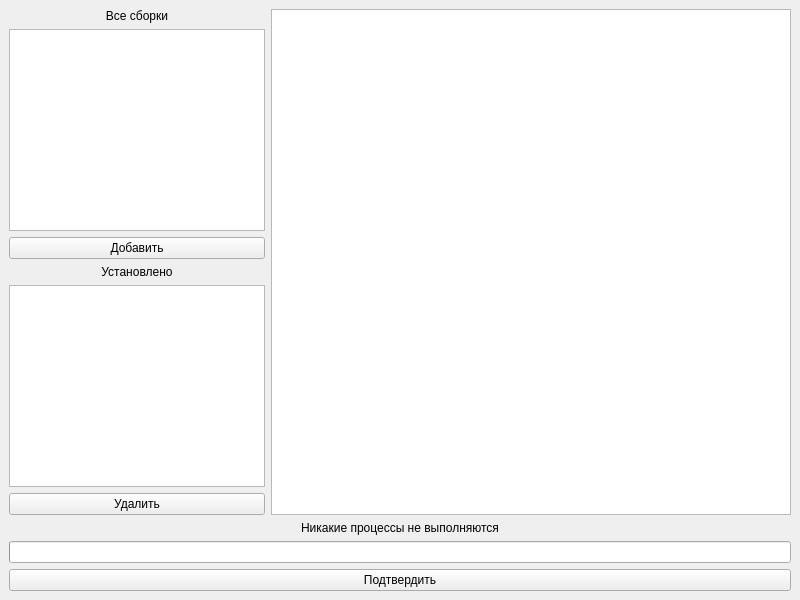
<?xml version="1.0" encoding="UTF-8"?>
<ui version="4.0">
 <class>MainWindow</class>
 <widget class="QMainWindow" name="MainWindow">
  <property name="geometry">
   <rect>
    <x>0</x>
    <y>0</y>
    <width>800</width>
    <height>600</height>
   </rect>
  </property>
  <property name="windowTitle">
   <string>MainWindow</string>
  </property>
  <widget class="QWidget" name="centralwidget">
   <layout class="QVBoxLayout" name="verticalLayout_7">
    <item>
     <layout class="QVBoxLayout" name="verticalLayout_4">
      <item>
       <layout class="QHBoxLayout" name="horizontalLayout_2" stretch="0,1">
        <item>
         <layout class="QVBoxLayout" name="verticalLayout_5">
          <item>
           <widget class="QLabel" name="lbl_all_installs_2">
            <property name="font">
             <font/>
            </property>
            <property name="text">
             <string>Все сборки</string>
            </property>
            <property name="alignment">
             <set>Qt::AlignmentFlag::AlignCenter</set>
            </property>
           </widget>
          </item>
          <item>
           <widget class="QListWidget" name="lis_not_installed_2">
            <property name="sizePolicy">
             <sizepolicy hsizetype="Expanding" vsizetype="Expanding">
              <horstretch>0</horstretch>
              <verstretch>0</verstretch>
             </sizepolicy>
            </property>
            <property name="selectionMode">
             <enum>QAbstractItemView::SelectionMode::MultiSelection</enum>
            </property>
           </widget>
          </item>
          <item>
           <widget class="QPushButton" name="btn_add_install_2">
            <property name="font">
             <font/>
            </property>
            <property name="cursor">
             <cursorShape>PointingHandCursor</cursorShape>
            </property>
            <property name="text">
             <string>Добавить</string>
            </property>
           </widget>
          </item>
          <item>
           <widget class="QLabel" name="lbl_installs_2">
            <property name="font">
             <font/>
            </property>
            <property name="text">
             <string>Установлено</string>
            </property>
            <property name="alignment">
             <set>Qt::AlignmentFlag::AlignCenter</set>
            </property>
           </widget>
          </item>
          <item>
           <widget class="QListWidget" name="list_installed_2"/>
          </item>
          <item>
           <widget class="QPushButton" name="btn_delete_install_2">
            <property name="font">
             <font/>
            </property>
            <property name="cursor">
             <cursorShape>PointingHandCursor</cursorShape>
            </property>
            <property name="text">
             <string>Удалить</string>
            </property>
           </widget>
          </item>
         </layout>
        </item>
        <item>
         <layout class="QVBoxLayout" name="verticalLayout_6">
          <item>
           <widget class="QTextBrowser" name="textBrowser_2">
            <property name="font">
             <font/>
            </property>
            <property name="html">
             <string>&lt;!DOCTYPE HTML PUBLIC &quot;-//W3C//DTD HTML 4.0//EN&quot; &quot;http://www.w3.org/TR/REC-html40/strict.dtd&quot;&gt;
&lt;html&gt;&lt;head&gt;&lt;meta name=&quot;qrichtext&quot; content=&quot;1&quot; /&gt;&lt;meta charset=&quot;utf-8&quot; /&gt;&lt;style type=&quot;text/css&quot;&gt;
p, li { white-space: pre-wrap; }
hr { height: 1px; border-width: 0; }
li.unchecked::marker { content: &quot;\2610&quot;; }
li.checked::marker { content: &quot;\2612&quot;; }
&lt;/style&gt;&lt;/head&gt;&lt;body style=&quot; font-family:'Segoe UI'; font-size:9pt; font-weight:400; font-style:normal;&quot;&gt;
&lt;p style=&quot;-qt-paragraph-type:empty; margin-top:0px; margin-bottom:0px; margin-left:0px; margin-right:0px; -qt-block-indent:0; text-indent:0px; font-size:14px;&quot;&gt;&lt;br /&gt;&lt;/p&gt;&lt;/body&gt;&lt;/html&gt;</string>
            </property>
           </widget>
          </item>
         </layout>
        </item>
       </layout>
      </item>
      <item>
       <widget class="QLabel" name="lbl_install_status">
        <property name="font">
         <font/>
        </property>
        <property name="text">
         <string>Никакие процессы не выполняются</string>
        </property>
        <property name="alignment">
         <set>Qt::AlignmentFlag::AlignCenter</set>
        </property>
       </widget>
      </item>
      <item>
       <widget class="QProgressBar" name="progress_install">
        <property name="font">
         <font/>
        </property>
        <property name="value">
         <number>0</number>
        </property>
        <property name="textVisible">
         <bool>false</bool>
        </property>
        <property name="orientation">
         <enum>Qt::Orientation::Horizontal</enum>
        </property>
       </widget>
      </item>
      <item>
       <widget class="QPushButton" name="btn_accept_changes">
        <property name="font">
         <font/>
        </property>
        <property name="cursor">
         <cursorShape>PointingHandCursor</cursorShape>
        </property>
        <property name="text">
         <string>Подтвердить</string>
        </property>
       </widget>
      </item>
     </layout>
    </item>
   </layout>
  </widget>
  <widget class="QMenuBar" name="menubar">
   <property name="geometry">
    <rect>
     <x>0</x>
     <y>0</y>
     <width>800</width>
     <height>33</height>
    </rect>
   </property>
  </widget>
 </widget>
 <resources/>
 <connections/>
</ui>
